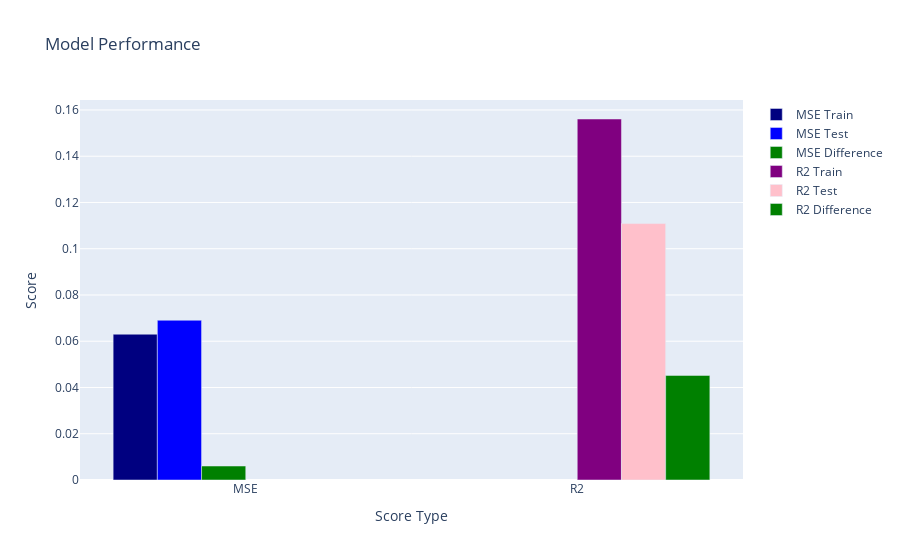

The notebook cell saved with this chart:
### Markdown cell above
### CatBoost Regression Tuning

### Code cell
from catboost import CatBoostRegressor
from sklearn.model_selection import GridSearchCV

# Define hyperparameters to tune
param_grid = {
    'iterations': [250],
    'learning_rate': [0.05],
    'depth': [3],
    'l2_leaf_reg': [1],
    'border_count': [32],
    'bagging_temperature': [1],
    'fold_permutation_block': [1],
    'boosting_type': ['Plain'],
    'random_seed': [42],
    'subsample': [1.0],
    'colsample_bylevel': [0.7],
    'early_stopping_rounds': [5],
}

# Create a CatBoost regressor
clf = CatBoostRegressor(loss_function='RMSE', eval_metric='RMSE', verbose=250)

# Grid Search with cross-validation
grid_search = GridSearchCV(estimator=clf, param_grid=param_grid, cv=5, n_jobs=-1)
grid_search.fit(df_x_select, df_y)

# Print best hyperparameters and corresponding score
print("Best parameters:", grid_search.best_params_)
print("Best score:", grid_search.best_score_)

# Train final model with best hyperparameters on entire dataset
best_clf = CatBoostRegressor(loss_function='RMSE', eval_metric='RMSE', logging_level='Silent', **grid_search.best_params_)
best_clf.fit(df_x_select, df_y, eval_set=(df_test_x_select, df_test_y))

# Get the training MSE, R2 score, Testing MSE, and R2 score
mse_train = mean_squared_error(df_y, best_clf.predict(df_x_select))
r2_train = r2_score(df_y, best_clf.predict(df_x_select))
mse_test = mean_squared_error(df_test_y, best_clf.predict(df_test_x_select))
r2_test = r2_score(df_test_y, best_clf.predict(df_test_x_select))

# Print the training MSE and R2 score
print('Training MSE: ', mse_train)
print('Training R2: ', r2_train)

# Print the testing MSE and R2 score
print('Testing MSE: ', mse_test)
print('Testing R2: ', r2_test)

# Display the scores
plot_scores(mse_train, r2_train, mse_test, r2_test)

### Figure 1 — Plotly figure (JSON) as saved in the notebook; plotly's stock layout.template omitted (floating-point values rounded to 4 significant figures)
{"data": [{"marker": {"color": "navy"}, "name": "MSE Train", "type": "bar", "x": ["MSE"], "y": [0.06303]}, {"marker": {"color": "blue"}, "name": "MSE Test", "type": "bar", "x": ["MSE"], "y": [0.06907]}, {"marker": {"color": "green"}, "name": "MSE Difference", "type": "bar", "x": ["MSE"], "y": [0.00604]}, {"marker": {"color": "purple"}, "name": "R2 Train", "type": "bar", "x": ["R2"], "y": [0.1561]}, {"marker": {"color": "pink"}, "name": "R2 Test", "type": "bar", "x": ["R2"], "y": [0.1109]}, {"marker": {"color": "green"}, "name": "R2 Difference", "type": "bar", "x": ["R2"], "y": [0.04521]}], "layout": {"title": {"text": "Model Performance"}, "xaxis": {"title": {"text": "Score Type"}}, "yaxis": {"title": {"text": "Score"}}}}
